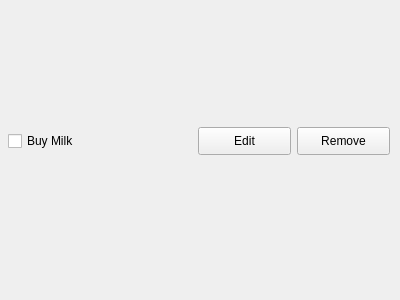
<?xml version="1.0" encoding="UTF-8"?>
<ui version="4.0">
 <class>Task</class>
 <widget class="QWidget" name="Task">
  <property name="geometry">
   <rect>
    <x>0</x>
    <y>0</y>
    <width>400</width>
    <height>300</height>
   </rect>
  </property>
  <property name="windowTitle">
   <string>Form</string>
  </property>
  <widget class="QPushButton" name="editButton">
   <property name="geometry">
    <rect>
     <x>198</x>
     <y>127</y>
     <width>93</width>
     <height>28</height>
    </rect>
   </property>
   <property name="text">
    <string>Edit</string>
   </property>
  </widget>
  <widget class="QCheckBox" name="checkbox">
   <property name="geometry">
    <rect>
     <x>8</x>
     <y>131</y>
     <width>76</width>
     <height>20</height>
    </rect>
   </property>
   <property name="text">
    <string>Buy Milk</string>
   </property>
  </widget>
  <widget class="QPushButton" name="removeButton">
   <property name="geometry">
    <rect>
     <x>297</x>
     <y>127</y>
     <width>93</width>
     <height>28</height>
    </rect>
   </property>
   <property name="text">
    <string>Remove</string>
   </property>
  </widget>
 </widget>
 <resources/>
 <connections/>
</ui>
